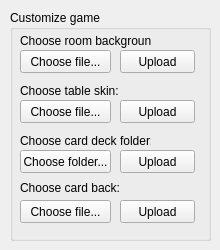
          <widget class="QWidget" name="tabSettingsGame">
           <attribute name="title">
            <string>Game</string>
           </attribute>
           <widget class="QGroupBox" name="grbCustomizeGame">
            <property name="geometry">
             <rect>
              <x>10</x>
              <y>10</y>
              <width>201</width>
              <height>231</height>
             </rect>
            </property>
            <property name="title">
             <string>Customize game</string>
            </property>
            <widget class="QLabel" name="lblChooseBackgroundFile">
             <property name="geometry">
              <rect>
               <x>10</x>
               <y>20</y>
               <width>131</width>
               <height>21</height>
              </rect>
             </property>
             <property name="text">
              <string>Choose room background:</string>
             </property>
            </widget>
            <widget class="QPushButton" name="btnUploadBackgroundFile">
             <property name="geometry">
              <rect>
               <x>110</x>
               <y>40</y>
               <width>75</width>
               <height>23</height>
              </rect>
             </property>
             <property name="text">
              <string>Upload</string>
             </property>
            </widget>
            <widget class="QLabel" name="lblChooseTableFile">
             <property name="geometry">
              <rect>
               <x>10</x>
               <y>70</y>
               <width>101</width>
               <height>21</height>
              </rect>
             </property>
             <property name="text">
              <string>Choose table skin:</string>
             </property>
            </widget>
            <widget class="QPushButton" name="btnUploadTableFile">
             <property name="geometry">
              <rect>
               <x>110</x>
               <y>90</y>
               <width>75</width>
               <height>23</height>
              </rect>
             </property>
             <property name="text">
              <string>Upload</string>
             </property>
            </widget>
            <widget class="QLabel" name="lblChooseCardDeckFolder">
             <property name="geometry">
              <rect>
               <x>10</x>
               <y>120</y>
               <width>131</width>
               <height>21</height>
              </rect>
             </property>
             <property name="text">
              <string>Choose card deck folder:</string>
             </property>
            </widget>
            <widget class="QPushButton" name="btnUploadCardDeckFolder">
             <property name="geometry">
              <rect>
               <x>110</x>
               <y>140</y>
               <width>75</width>
               <height>23</height>
              </rect>
             </property>
             <property name="text">
              <string>Upload</string>
             </property>
            </widget>
            <widget class="QPushButton" name="btnChooseCardDeckFolder">
             <property name="geometry">
              <rect>
               <x>10</x>
               <y>140</y>
               <width>91</width>
               <height>23</height>
              </rect>
             </property>
             <property name="toolTip">
              <string>&lt;no file selected&gt;</string>
             </property>
             <property name="text">
              <string>Choose folder...</string>
             </property>
            </widget>
            <widget class="QLabel" name="lblChooseCardBackFile">
             <property name="geometry">
              <rect>
               <x>10</x>
               <y>170</y>
               <width>101</width>
               <height>16</height>
              </rect>
             </property>
             <property name="text">
              <string>Choose card back:</string>
             </property>
            </widget>
            <widget class="QPushButton" name="btnChooseTableFile">
             <property name="geometry">
              <rect>
               <x>10</x>
               <y>90</y>
               <width>91</width>
               <height>23</height>
              </rect>
             </property>
             <property name="toolTip">
              <string>&lt;no file selected&gt;</string>
             </property>
             <property name="text">
              <string>Choose file...</string>
             </property>
            </widget>
            <widget class="QPushButton" name="btnChooseBackgroundFile">
             <property name="geometry">
              <rect>
               <x>10</x>
               <y>40</y>
               <width>91</width>
               <height>23</height>
              </rect>
             </property>
             <property name="toolTip">
              <string>&lt;no file selected&gt;</string>
             </property>
             <property name="text">
              <string>Choose file...</string>
             </property>
            </widget>
            <widget class="QPushButton" name="btnChooseCardBackFile">
             <property name="geometry">
              <rect>
               <x>10</x>
               <y>190</y>
               <width>91</width>
               <height>23</height>
              </rect>
             </property>
             <property name="toolTip">
              <string>&lt;no file selected&gt;</string>
             </property>
             <property name="text">
              <string>Choose file...</string>
             </property>
            </widget>
            <widget class="QPushButton" name="btnUploadCardBackFile">
             <property name="geometry">
              <rect>
               <x>110</x>
               <y>190</y>
               <width>75</width>
               <height>23</height>
              </rect>
             </property>
             <property name="text">
              <string>Upload</string>
             </property>
            </widget>
           </widget>
          </widget>
